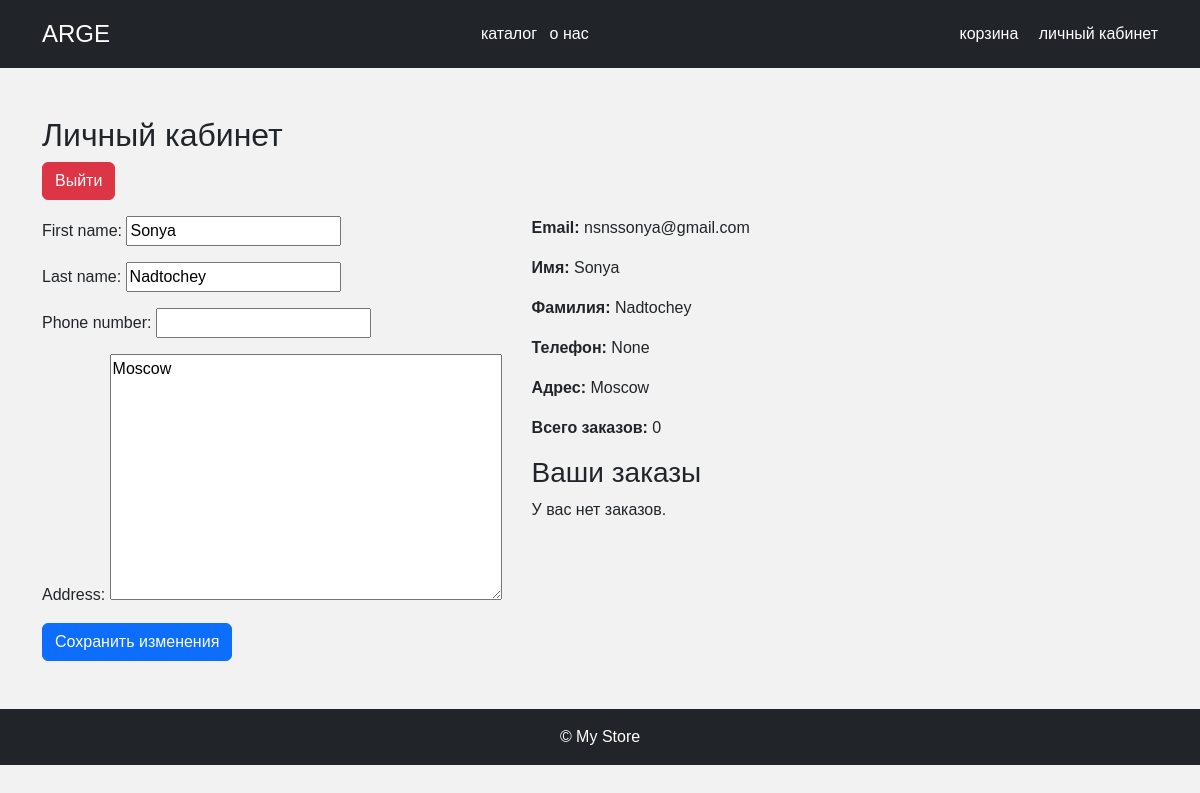
Screenshot of /profile/ (signed in) with the database file from the repository.
### members/models.py (models this page shows, shortened)
class User(AbstractBaseUser, PermissionsMixin):
    email = models.EmailField(unique=True)
    first_name = models.CharField(max_length=255, blank=True)
    last_name = models.CharField(max_length=255, blank=True)
    phone_number = models.CharField(max_length=11, null=True, blank=True)
    address = models.TextField(blank=True, null=True)
    date_joined = models.DateTimeField(default=timezone.now)
    is_active = models.BooleanField(default=True)
    is_staff = models.BooleanField(default=False)
    USERNAME_FIELD = 'email'
    REQUIRED_FIELDS = []
    objects = UserManager()
    class Meta:
        verbose_name = "Пользователь"
        verbose_name_plural = "Пользователи"

### members/views.py (the view)
# urls.py: path('profile/', views.profile_view, name='profile'),
@login_required
def profile_view(request):
    user = request.user
    if request.method == 'POST':
        form = UserProfileForm(request.POST, instance=user)
        if form.is_valid():
            form.save()
            return redirect('profile')
    else:
        form = UserProfileForm(instance=user)
    orders = user.orders.all()
    orders_count = orders.count()
    has_orders = orders.exists()
    products = Product.objects.all() if user.is_staff else []
    return render(request, 'profile.html', {
    'user': user,
    'user_form': form,
    'orders': orders,
    'orders_count': orders_count,
    'has_orders': has_orders,
    'products': products,
})

### members/forms.py
class UserProfileForm(forms.ModelForm):
    class Meta:
        model = User
        fields = ['first_name', 'last_name', 'phone_number', 'address']

### templates/profile.html (shortened to what this page needs)
{% extends "base.html" %}
{% load static %}
{% block content %}
<h2>Личный кабинет</h2>
<form method="post" action="{% url 'logout' %}">
  <button type="submit" class="btn btn-danger mb-3">Выйти</button>
</form>
<div class="lk-main">
    <div class="lk-form">
        <form method="post">
            {{ user_form.as_p }}
            <button type="submit" class="btn btn-primary">Сохранить изменения</button>
        </form>
    </div>
    <div class="lk-info">
        <p><strong>Email:</strong> {{ user.email }}</p>
        <p><strong>Имя:</strong> {{ user.first_name }}</p>
        <p><strong>Фамилия:</strong> {{ user.last_name }}</p>
        <p><strong>Телефон:</strong> {{ user.phone_number }}</p>
        <p><strong>Адрес:</strong> {{ user.address }}</p>
        <p><strong>Всего заказов:</strong> {{ orders_count }}</p>
        <h3>Ваши заказы</h3>
        {% if user.orders.all %}
            <ul>
                {% for order in user.orders.all %}
                    <li>
                        <a href="{% url 'order_detail' order.id %}">
                            Заказ №{{ order.id }} — {{ order.status }} ({{ order.total_price }} ₽)
                        </a>
                    </li>
                {% empty %}
                    <li>У вас ещё нет заказов.</li>
                {% endfor %}
            </ul>
        {% else %}
            <p>У вас нет заказов.</p>
        {% endif %}
    </div>
</div>
{% endblock %}

### static/styles.css (style rules this page uses)
body { font-family: sans-serif; margin: 0; background: #f2f2f2; }
.lk-main { display: flex; flex-direction: row; }
.lk-info { display: flex; flex-direction: column; margin-left: 30px ; }

### rows the page displays
User: first_name "Sonya", last_name "Nadtochey", address "Moscow", email "nsnssonya@gmail.com", phone_number "None"

### other values shown
{{ orders_count }} "0"
